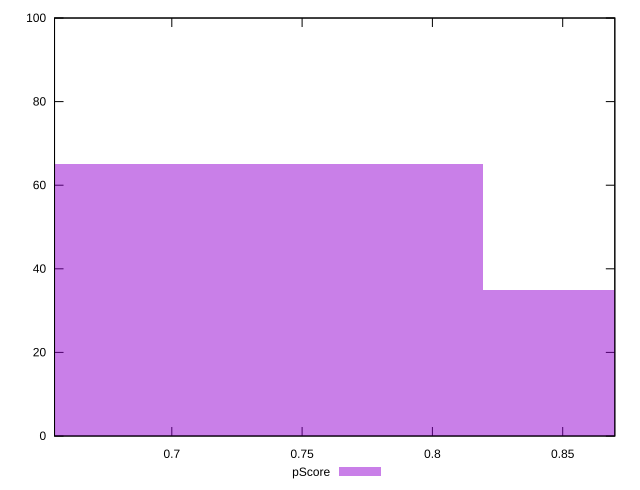

Write gnuplot code to recreate this figure.
reset

$pScore <<EOF
0.9365465234055009 35
0.7024098925541257 65
EOF

set key outside below
set boxwidth 0.23413663085137523
set xrange [0.655:0.87]
set yrange [0:100]
set trange [0:100]
set style fill transparent solid 0.5 noborder
set terminal svg size 640, 490 enhanced background rgb 'white'
set output "reprap/render-blocking-resources/samples/pages+cached+noexternal+noimg/pScore/histogram.svg"

plot $pScore title "pScore" with boxes

reset
